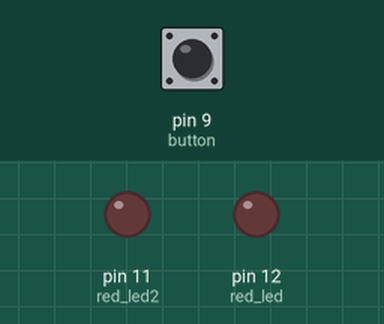
Simulated run of this sketch. Board: Arduino Uno, built with avr-gcc and run on an emulated ATmega328P. On the bench: output pins drawn as LEDs (lit = HIGH). The inputs (shaded band) are chosen by the test bench; at power-on: pin 9 (button) LOW.

Above: at 1.2 s.
1.3 s: pin 9 (button) pulled HIGH for 1 s
At 2.7 s:
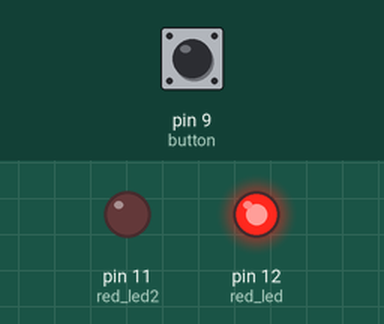
3.8 s: pin 9 (button) pulled HIGH for 0.15 s
At 5.0 s:
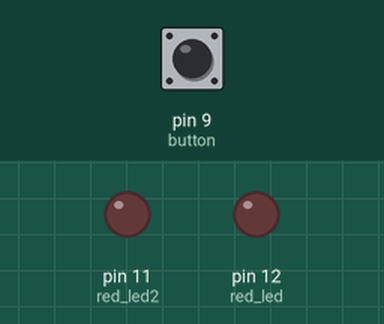
5.4 s: pin 9 (button) pulled HIGH for 3.2 s
At 9.1 s:
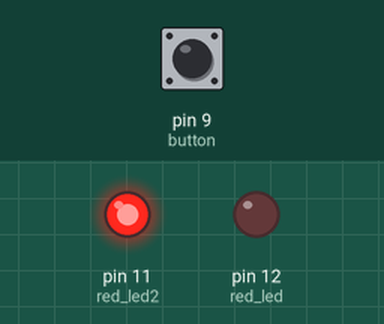
Timing chart, 0 to 10.6 s (numbered marks = the images above; inputs shaded):
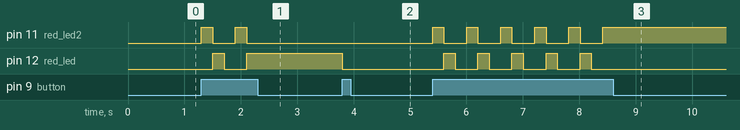

Measured:
- after the input at 1.3 s, pin 11 (red_led2): alternates HIGH for 0.20 s and LOW for 0.40 s, 4 changes in all, then stays LOW, starting at once; pin 12 (red_led): LOW → HIGH after 0.20 s, → LOW 0.20 s later, → HIGH 0.40 s later
- after the input at 3.8 s, pin 12 (red_led): HIGH → LOW at once
- after the input at 5.4 s, pin 11 (red_led2): alternates HIGH for 0.20 s and LOW for 0.40 s, 11 changes in all, then stays HIGH, starting at once; pin 12 (red_led): alternates HIGH for 0.20 s and LOW for 0.40 s, 10 changes in all, then stays LOW, starting after 0.20 s

The sketch:

scenario_4.ino
```cpp
//Wiring code generated from an ArduinoML model
// Application name: RedButton

long debounce = 200;
enum STATE {led1, led2, none};

STATE currentState = none;

bool buttonBounceGuard = false;
long buttonLastDebounceTime = 0;


	void setup(){
		pinMode(12, OUTPUT); // red_led [Actuator]
		pinMode(11, OUTPUT); // red_led2 [Actuator]
		pinMode(9, INPUT); // button [Sensor]
	}
	void loop() {
			switch(currentState){

				case led1:
                    digitalWrite(12,LOW);
                    digitalWrite(11,HIGH);
		 			buttonBounceGuard = millis() - buttonLastDebounceTime > debounce;
                    if( digitalRead(9) == HIGH && buttonBounceGuard) {
                        buttonLastDebounceTime = millis();
                        currentState = led2;
                    }

				break;
				case led2:
                    digitalWrite(12,HIGH);
                    digitalWrite(11,LOW);
		 			buttonBounceGuard = millis() - buttonLastDebounceTime > debounce;
                    if( digitalRead(9) == HIGH && buttonBounceGuard) {
                        buttonLastDebounceTime = millis();
                        currentState = none;
                    }

				break;
				case none:
                    digitalWrite(12,LOW);
                    digitalWrite(11,LOW);
		 			buttonBounceGuard = millis() - buttonLastDebounceTime > debounce;
                    if( digitalRead(9) == HIGH && buttonBounceGuard) {
                        buttonLastDebounceTime = millis();
                        currentState = led1;
                    }

				break;
		}
	}
```
